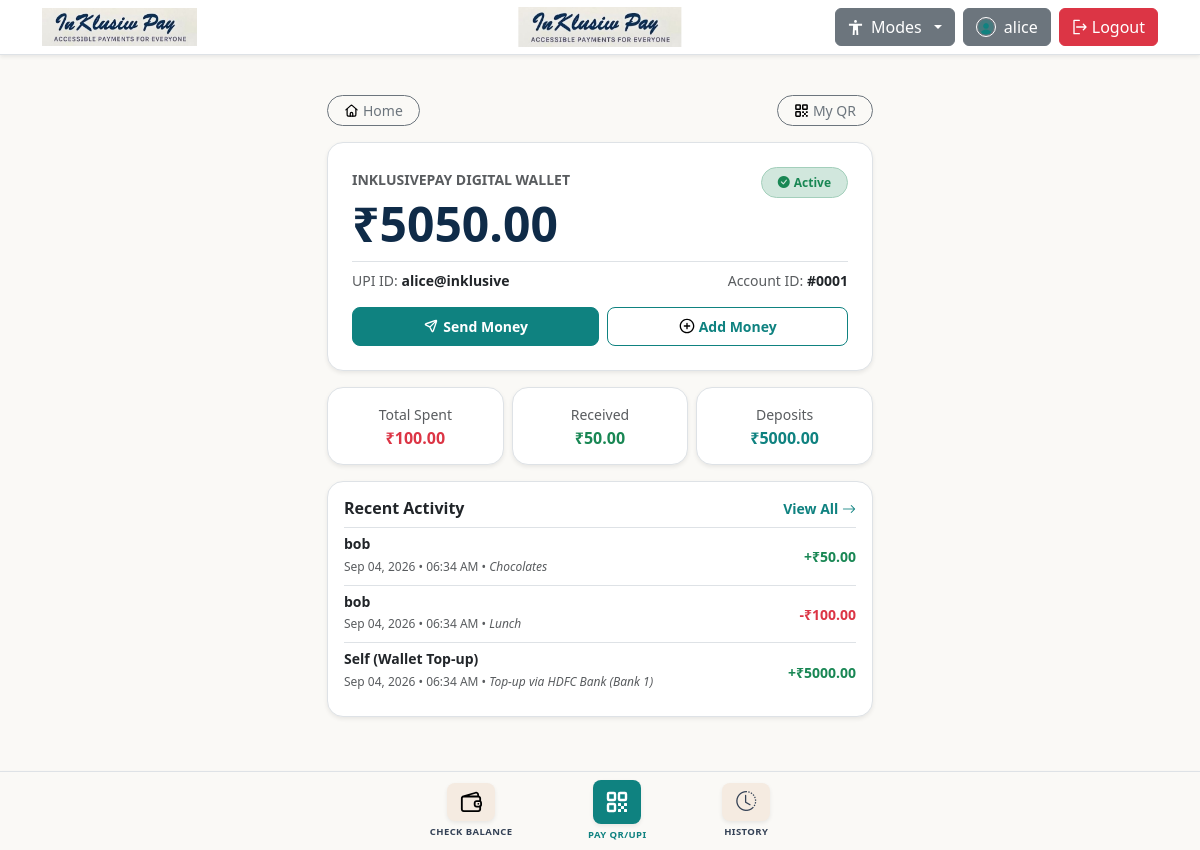
The page /balance (signed in) on the database its author committed.
### upiapp/models.py (models this page shows, shortened)
class Base(DeclarativeBase):
    pass

class User(Base, UserMixin):
    __tablename__ = "users"
    id: Mapped[int] = mapped_column(Integer, primary_key=True, autoincrement=True)
    username: Mapped[str] = mapped_column(String(80), unique=True, nullable=False)
    email: Mapped[str] = mapped_column(String(255), unique=True, nullable=False)
    password_hash: Mapped[str | None] = mapped_column(String(255), nullable=True)
    wallet: Mapped[float] = mapped_column(Float, default=100.0, nullable=False)
    qr_image: Mapped[str | None] = mapped_column(String(255), nullable=True)
    profile_image: Mapped[str | None] = mapped_column(String(255), nullable=True)
    transaction_pin_hash: Mapped[str | None] = mapped_column(String(255), nullable=True)
    created: Mapped[datetime] = mapped_column(
        DateTime,
        nullable=False,
        default=lambda: datetime.now(timezone.utc),
    )
    sent_transactions: Mapped[list["Transaction"]] = relationship(
        foreign_keys="[Transaction.sender_id]",
        back_populates="sender",
        cascade="all, delete-orphan",
    )
    received_transactions: Mapped[list["Transaction"]] = relationship(
        foreign_keys="[Transaction.receiver_id]",
        back_populates="receiver",
        cascade="all, delete-orphan",
    )
    family_memberships: Mapped[list["FamilyMember"]] = relationship(
        back_populates="user",
        cascade="all, delete-orphan",
    )
    favorite_contacts: Mapped[list["FavoriteContact"]] = relationship(
        "FavoriteContact",
        foreign_keys="FavoriteContact.user_id",
        back_populates="user",
        cascade="all, delete-orphan",
    )

class Transaction(Base):
    __tablename__ = "transactions"
    id: Mapped[int] = mapped_column(Integer, primary_key=True, autoincrement=True)
    amount: Mapped[float] = mapped_column(Float, nullable=False)
    sender_id: Mapped[int | None] = mapped_column(ForeignKey("users.id"), nullable=True)
    receiver_id: Mapped[int] = mapped_column(ForeignKey("users.id"), nullable=False)
    note: Mapped[str | None] = mapped_column(String(255), nullable=True)
    status: Mapped[str] = mapped_column(String(20), default="SUCCESS", nullable=False)
    transaction_type: Mapped[str] = mapped_column(String(20), default="TRANSFER", nullable=False)
    created_on: Mapped[datetime] = mapped_column(
        DateTime,
        nullable=False,
        default=lambda: datetime.now(timezone.utc),
    )
    sender: Mapped["User | None"] = relationship(foreign_keys=[sender_id], back_populates="sent_transactions")
    receiver: Mapped["User"] = relationship(foreign_keys=[receiver_id], back_populates="received_transactions")

### upiapp/routes.py (the view)
@app.route("/balance")
@login_required
def balance():
    with Session() as session:
        user = session.get(User, current_user.id)
        current_balance = user.wallet if user else 0.0
        sent_txns = session.query(Transaction).filter_by(sender_id=current_user.id, status="SUCCESS").all()
        received_txns = (
            session.query(Transaction)
            .filter(
                Transaction.receiver_id == current_user.id,
                Transaction.sender_id.is_not(None),
                Transaction.status == "SUCCESS",
            )
            .all()
        )
        deposit_txns = (
            session.query(Transaction)
            .filter(
                Transaction.receiver_id == current_user.id,
                Transaction.sender_id.is_(None),
                Transaction.status == "SUCCESS",
            )
            .all()
        )
        total_sent = sum(t.amount for t in sent_txns)
        total_received = sum(t.amount for t in received_txns)
        total_deposited = sum(t.amount for t in deposit_txns)
        recent_txns = (
            session.query(Transaction)
            .filter(or_(Transaction.sender_id == current_user.id, Transaction.receiver_id == current_user.id))
            .order_by(desc(Transaction.created_on))
            .limit(5)
            .all()
        )
        formatted_txns = []
        for t in recent_txns:
            if t.sender_id is None:
                direction = "DEPOSIT"
                counterparty = "Self (Wallet Top-up)"
            elif t.sender_id == current_user.id:
                direction = "SENT"
                counterparty = t.receiver.username if t.receiver else "User"
            else:
                direction = "RECEIVED"
                counterparty = t.sender.username if t.sender else "User"
            formatted_txns.append({
                "id": t.id,
                "amount": t.amount,
                "direction": direction,
                "counterparty": counterparty,
                "note": t.note,
                "created_on": t.created_on,
                "status": t.status,
            })
    return render_template(
        "balance.html",
        title="My Wallet & Balance",
        balance=current_balance,
        total_sent=total_sent,
        total_received=total_received,
        total_deposited=total_deposited,
        recent_transactions=formatted_txns,
    )

### upiapp/templates/balance.html (shortened to what this page needs)
{% extends "base.html" %}
{% block content %}
<div class="container py-4">
    <div class="row justify-content-center">
        <div class="col-md-8 col-lg-6">
            <div class="d-flex justify-content-between align-items-center mb-3">
                <a href="{{ url_for('home') }}" class="btn btn-sm btn-outline-secondary rounded-pill px-3 d-flex align-items-center gap-1">
                    <img src="{{ url_for('static', filename='svg/home.svg') }}" width="15" height="15" alt="Home">
                    <span>Home</span>
                </a>
                <a href="{{ url_for('profile') }}" class="btn btn-sm btn-outline-secondary rounded-pill px-3 d-flex align-items-center gap-1">
                    <img src="{{ url_for('static', filename='svg/qr.svg') }}" width="15" height="15" alt="QR">
                    <span>My QR</span>
                </a>
            </div>
            <div class="card border rounded-4 p-4 mb-3 bg-white shadow-sm">
                <div class="d-flex justify-content-between align-items-start mb-2">
                    <div>
                        <span class="text-muted small text-uppercase fw-semibold">InKlusivepay Digital Wallet</span>
                        <h1 class="display-5 fw-bold mt-1 mb-0 text-dark" style="color: #0F2B48 !important;">₹{{ "%.2f"|format(balance) }}</h1>
                    </div>
                    <span class="badge bg-success-subtle text-success border border-success-subtle px-3 py-2 rounded-pill">
                        <i class="bi bi-check-circle-fill me-1"></i>Active
                    </span>
                </div>
                <div class="d-flex flex-wrap align-items-center justify-content-between pt-2 border-top small text-muted">
                    <div>
                        <span>UPI ID: </span>
                        <strong class="text-dark">{{ current_user.username }}@inklusive</strong>
                    </div>
                    <div>
                        <span>Account ID: </span>
                        <strong class="text-dark">#{{ "%04d"|format(current_user.id) }}</strong>
                    </div>
                </div>
                <div class="d-flex gap-2 mt-3">
                    <a href="{{ url_for('pay') }}" class="btn btn-auth-teal btn-sm flex-fill py-2 rounded-3 d-flex align-items-center justify-content-center gap-1">
                        <img src="{{ url_for('static', filename='svg/send.svg') }}" width="16" height="16" alt="Send" style="filter: brightness(0) invert(1);">
                        <span>Send Money</span>
                    </a>
                    <a href="{{ url_for('deposit') }}" class="btn btn-outline-primary btn-sm flex-fill py-2 rounded-3 d-flex align-items-center justify-content-center gap-1">
                        <img src="{{ url_for('static', filename='svg/add.svg') }}" width="16" height="16" alt="Add">
                        <span>Add Money</span>
                    </a>
                </div>
            </div>
            <div class="row g-2 mb-3">
                <div class="col-4">
                    <div class="card border rounded-4 p-3 text-center bg-white shadow-sm">
                        <div class="text-muted small">Total Spent</div>
                        <h6 class="fw-bold text-danger mb-0 mt-1">₹{{ "%.2f"|format(total_sent) }}</h6>
                    </div>
                </div>
                <div class="col-4">
                    <div class="card border rounded-4 p-3 text-center bg-white shadow-sm">
                        <div class="text-muted small">Received</div>
                        <h6 class="fw-bold text-success mb-0 mt-1">₹{{ "%.2f"|format(total_received) }}</h6>
                    </div>
                </div>
                <div class="col-4">
                    <div class="card border rounded-4 p-3 text-center bg-white shadow-sm">
                        <div class="text-muted small">Deposits</div>
                        <h6 class="fw-bold text-teal mb-0 mt-1" style="color: #0F8280;">₹{{ "%.2f"|format(total_deposited) }}</h6>
                    </div>
                </div>
            </div>
            <div class="card border rounded-4 p-3 mb-4 bg-white shadow-sm">
                <div class="d-flex justify-content-between align-items-center mb-2">
                    <h6 class="fw-bold mb-0 text-dark">Recent Activity</h6>
                    <a href="{{ url_for('transactions') }}" class="text-decoration-none small fw-semibold text-teal">
                        View All <i class="bi bi-arrow-right"></i>
                    </a>
                </div>
                {% if recent_transactions %}
                <div class="list-group list-group-flush">
                    {% for t in recent_transactions %}
                    <div class="list-group-item px-0 py-2 d-flex justify-content-between align-items-center">
                        <div>
                            <h6 class="mb-0 small fw-semibold text-dark">{{ t.counterparty }}</h6>
                            <small class="text-muted" style="font-size: 0.75rem;">
                                {{ t.created_on.strftime('%b %d, %Y • %I:%M %p') }}
                                {% if t.note %}• <em>{{ t.note }}</em>{% endif %}
                            </small>
                        </div>
                        <div class="text-end">
                            <span class="fw-bold small {% if t.direction == 'SENT' %}text-danger{% else %}text-success{% endif %}">
                                {% if t.direction == 'SENT' %}-{% else %}+{% endif %}₹{{ "%.2f"|format(t.amount) }}
                            </span>
                        </div>
                    </div>
                    {% endfor %}
                </div>
                {% else %}
                <div class="text-center py-3 text-muted small">
                    <p class="mb-1">No transactions recorded yet.</p>
                    <a href="{{ url_for('pay') }}" class="btn btn-sm btn-outline-primary rounded-pill">Send your first payment</a>
                </div>
                {% endif %}
            </div>
        </div>
    </div>
</div>
{% endblock %}

### upiapp/templates/base.html (shortened to what this page needs)
<!DOCTYPE html>
<html lang="en" data-bs-theme="light">
<head>
    <link href="https://cdn.jsdelivr.net/npm/bootstrap@5.3.8/dist/css/bootstrap.min.css" rel="stylesheet"
>
    <link rel="stylesheet" href="https://cdn.jsdelivr.net/npm/bootstrap-icons@1.11.3/font/bootstrap-icons.min.css">
    <link rel="stylesheet" href="{{ url_for('static', filename='css/auth.css') }}">
</head>
<body>
    {% if request.endpoint not in ['login', 'register', 'verify_otp', 'resend_otp'] %}
    <header class="border-bottom py-2 bg-white shadow-sm sticky-top">
        <div class="container d-flex justify-content-between align-items-center position-relative">
            <div class="d-flex align-items-center">
                <a class="text-decoration-none d-flex align-items-center" href="{{ url_for('home') }}">
                    <img src="{{ url_for('static', filename='img/brand_header_logo.png') }}" style="height: 38px; width: auto; object-fit: contain;" alt="InKlusiv Pay">
                </a>
            </div>
            <div class="position-absolute start-50 translate-middle-x d-none d-md-block text-center">
                <a class="text-decoration-none d-inline-block" href="{{ url_for('home') }}">
                    <img src="{{ url_for('static', filename='img/navbar_logo.png') }}" style="height: 40px; width: auto; object-fit: contain;" alt="InKlusiv Pay">
                </a>
            </div>
            <div class="d-flex align-items-center gap-2">
                <div class="dropdown">
                    <button class="btn btn-secondary dropdown-toggle d-flex align-items-center gap-2" type="button" data-bs-toggle="dropdown" aria-expanded="false" title="Accessibility Quick Modes">
                        <img src="{{ url_for('static', filename='svg/person.svg') }}" width="15" height="15" alt="Modes" style="filter: brightness(0) invert(1);">
                        <span>Modes</span>
                    </button>
                </div>
                {% if current_user.is_authenticated %}
                <a href="{{ url_for('profile') }}" class="btn btn-secondary d-flex align-items-center gap-2" title="Profile">
                    <img src="{{ url_for('static', filename='img/default_avatar.png') }}" class="rounded-circle border border-white" width="20" height="20" alt="Avatar">
                    <span class="d-none d-sm-inline">{{ current_user.username }}</span>
                </a>
                <a href="{{ url_for('logout') }}" class="btn btn-danger d-flex align-items-center gap-1" title="Logout">
                    <img src="{{ url_for('static', filename='svg/logout.svg') }}" width="16" height="16" alt="Logout" style="filter: brightness(0) invert(1);">
                    <span class="d-none d-sm-inline">Logout</span>
                </a>
                {% else %}
                <a href="{{ url_for('login') }}" class="btn btn-secondary">Login</a>
                <a href="{{ url_for('register') }}" class="btn btn-auth-teal text-white">Register</a>
                {% endif %}
            </div>
        </div>
    </header>
    {% endif %}
    {% block content %}
    {% endblock %}
    {% if request.endpoint not in ['login', 'register', 'verify_otp', 'resend_otp', 'cognitive_mode'] %}
    <nav class="navbar fixed-bottom bg-white border-top py-2 shadow-sm" style="z-index: 1030; background-color: #FAF9F6 !important;">
        <div class="container d-flex justify-content-around align-items-center text-center" style="max-width: 440px;">
            <a href="{{ url_for('balance') if current_user.is_authenticated else url_for('login') }}" class="d-flex flex-column align-items-center text-decoration-none" style="gap: 4px;">
                <div class="d-flex align-items-center justify-content-center rounded-3 shadow-sm" style="width: 48px; height: 38px; background-color: #F5EBE1; color: #334155;">
                    <img src="{{ url_for('static', filename='svg/wallet.svg') }}" width="22" height="22" alt="Wallet">
                </div>
                <span style="font-size: 9.5px; font-weight: 800; letter-spacing: 0.4px; color: #334155;">CHECK BALANCE</span>
            </a>
            <a href="{{ url_for('pay', scan=1) if current_user.is_authenticated else url_for('login') }}" class="d-flex flex-column align-items-center text-decoration-none" style="gap: 4px;">
                <div class="d-flex align-items-center justify-content-center rounded-3 shadow-sm" style="width: 48px; height: 44px; background-color: #0F8280; color: #ffffff;">
                    <img src="{{ url_for('static', filename='svg/qr.svg') }}" width="24" height="24" alt="Pay QR" style="filter: brightness(0) invert(1);">
                </div>
                <span style="font-size: 9.5px; font-weight: 800; letter-spacing: 0.4px; color: #0F8280;">PAY QR/UPI</span>
            </a>
            <a href="{{ url_for('transactions') if current_user.is_authenticated else url_for('login') }}" class="d-flex flex-column align-items-center text-decoration-none" style="gap: 4px;">
                <div class="d-flex align-items-center justify-content-center rounded-3 shadow-sm" style="width: 48px; height: 38px; background-color: #F5EBE1; color: #334155;">
                    <i class="bi bi-clock-history fs-5"></i>
                </div>
                <span style="font-size: 9.5px; font-weight: 800; letter-spacing: 0.4px; color: #334155;">HISTORY</span>
            </a>
        </div>
    </nav>
    {% endif %}
</body>
</html>

### rows shown on the page
User: username "alice", wallet "5050.00", id "0001"
User: counterparty "bob" "bob"
Transaction: created_on "Sep 04, 2026 • 06:34 AM", note "Chocolates", amount "50.00"
Transaction: created_on "Sep 04, 2026 • 06:34 AM", note "Lunch", amount "100.00"
Transaction: counterparty "Self (Wallet Top-up)", created_on "Sep 04, 2026 • 06:34 AM", note "Top-up via HDFC Bank (Bank 1)", amount "5000.00"

### other values the page prints
{{ "%.2f"|format(total_sent) }} "100.00"
{{ "%.2f"|format(total_received) }} "50.00"
{{ "%.2f"|format(total_deposited) }} "5000.00"
